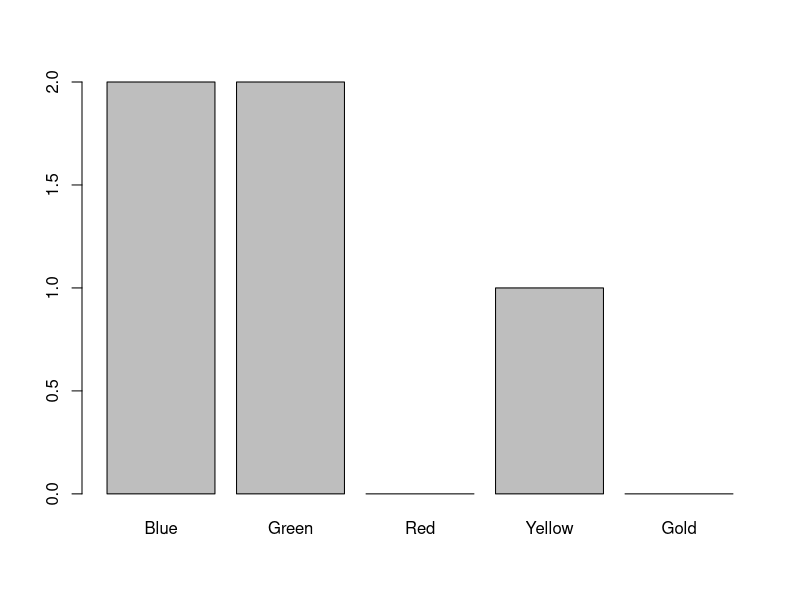

Write R code to recreate this figure.
x <- seq(1, 5, by=1)
x <- seq(0, 100, length.out = 10)


rep(5, time=10)
rep(1:3, each=3)
rep(1:3, time=3)

is.na(1)
is.logical(TRUE)

x <- 1:20
x > 13
i <- which(x > 13)
x[i]


paste("X", "Y", "Z", sep=" ")
paste("X", "Y", "Z")
paste("X", 1:5, sep="")
paste(c("X","Y"), 1:10, sep="")
x <- c("X1", "Y2", "X3", "Y4", "X5")
paste(x[1], x[2], x[3], x[4], x[5])
paste(x, collapse=" ")
paste(x, collapse="")

strsplit("XYZ", split="")
strsplit("XYZ_ABC", split="_")

test_scores <- c(100, 90, 80)
names(test_scores) <- c("Alice", "Bob", "Shirley")
test_scores

z <- sample(1:10, size = 100, replace = T)
head(z)
sort(z)
order(z)
x <- c(2, 4, 3)
sort(x)
order(x)
table(z)
sum(z)
round(0.0123, 3)
round(0.16, 1)

class(z)
z2 <- as.character(z)
as.numeric(z2)




x <- c("Red", "Blue", "Yellow", "Green", "Blue", "Green")
y <- factor(x)
y

levels(y)
y[1] <- "Gold"

levels(y) <- c(levels(y), "Gold")
plot(y)
levels(y) <- c("Green", "Red", "Yellow","Gold", "Blue")

